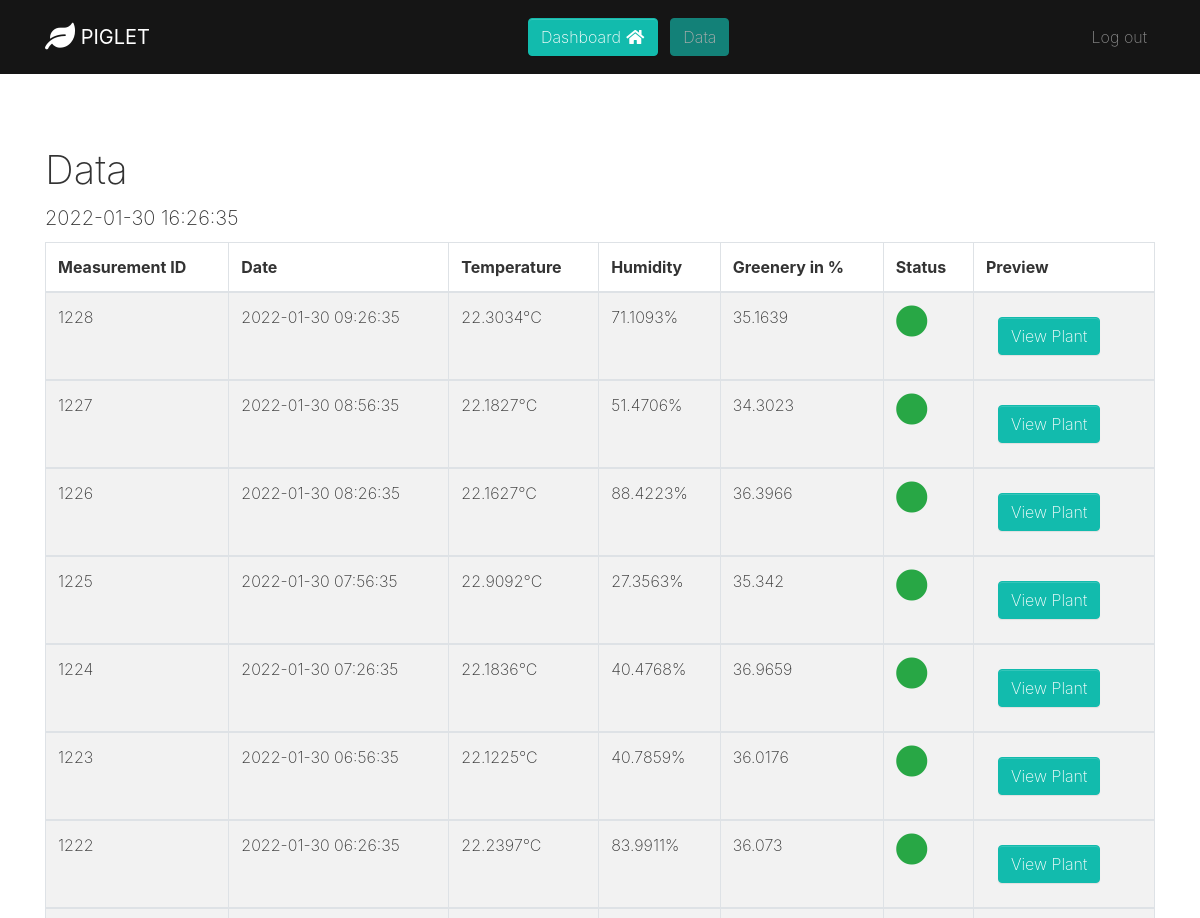
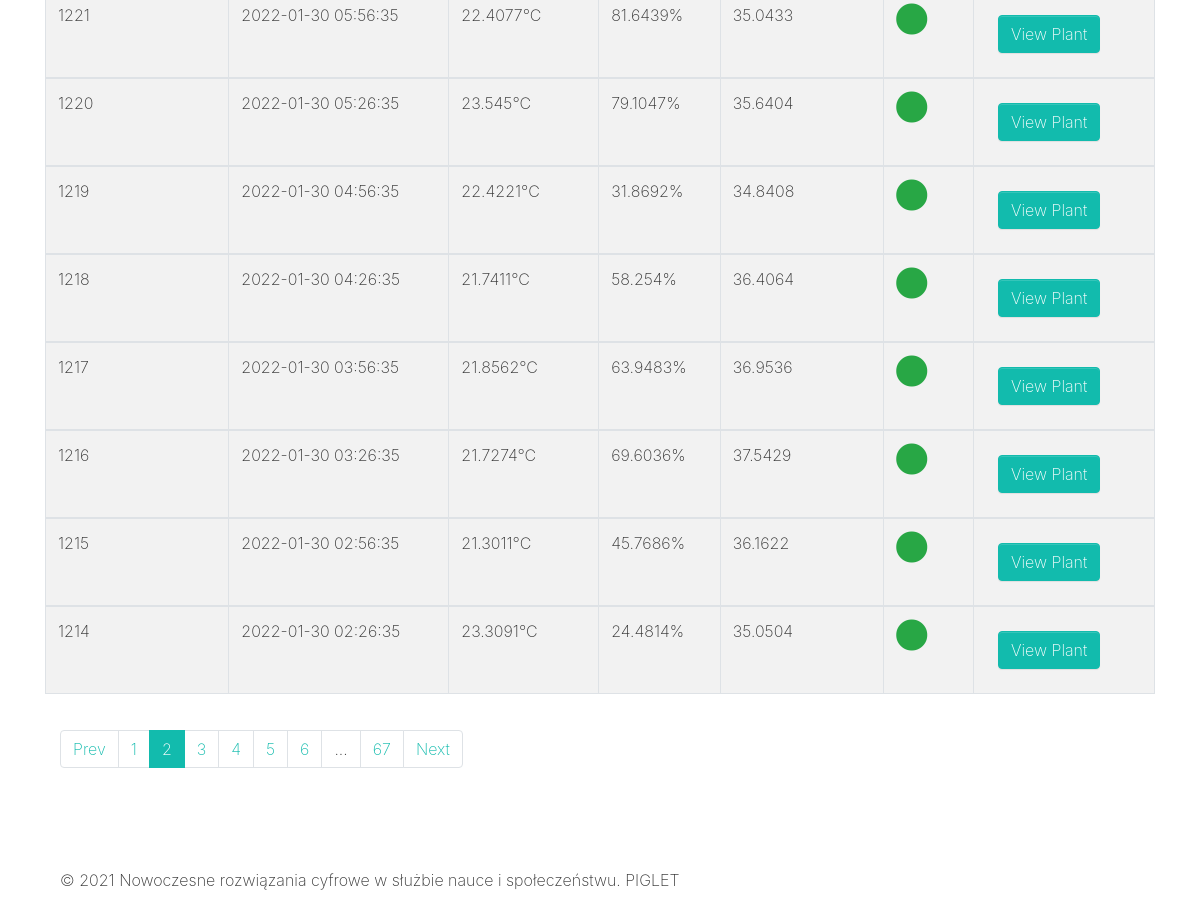
Page /data.php?page=2 (signed in) on the committed database (2 pictures, top to bottom).
### tables this page shows
CREATE TABLE `measurements` (
  `id` int NOT NULL AUTO_INCREMENT,
  `date` datetime NOT NULL,
  `temp` float DEFAULT NULL,
  `greenery_raw` float DEFAULT NULL,
  `greenery_change` float DEFAULT NULL,
  `greenery` float DEFAULT NULL,
  `humidity` float DEFAULT NULL,
  `image` text,
  `flags` smallint DEFAULT NULL,
  PRIMARY KEY (`id`)
);

### data.php (the view, shortened to what this page needs)
<!DOCTYPE html>
<html>
<head>
  <link rel="stylesheet" href="https://cdnjs.cloudflare.com/ajax/libs/font-awesome/5.15.4/css/all.min.css" type="text/css">
  <link rel="stylesheet" href="theme.css" type="text/css">
</head>
<?php
		include "db_connection.php";
    $records = mysqli_query($con,"select date from measurements order by id desc limit 1");
    $data = mysqli_fetch_array($records);
?>
<body>
  <nav class="navbar navbar-expand-md navbar-dark bg-dark" style="">
    <div class="container">
      <div class="collapse navbar-collapse" id="navbar12"> <a class="navbar-brand d-none d-md-block" href="dashboard">
          <i class="fa d-inline fa-lg fa-leaf"></i>
          <b class=""> PIGLET<br></b>
        </a>
        <ul class="navbar-nav mx-auto">
        <li class="nav-item"> <a class="btn btn-primary m-1" href="dashboard" >Dashboard <i class="fas fa-home fa-fw"></i></a> </li>
        <li class="nav-item"> <a class="btn disabled btn-primary m-1" href="data">Data</a> </li>
        </ul>
        <ul class="navbar-nav">
          <li class="nav-item"> <a class="nav-link" href="logout">Log out</a> </li>
      </div>
    </div>
  </nav>
  <div class="py-5">
    <div class="container">
    <h1>Data</h1>
	  <h5><?php echo $data['date']; ?></h5>
      <table class="table table-hover table-striped table-bordered">
        <thead class="thead-inverse">
            <tr>
                <th scope="col">Measurement ID</th>
                <th scope="col">Date</th>
                <th scope="col">Temperature</th>
                <th scope="col">Humidity</th>
                <th scope="col">Greenery in %</th>
				<th scope="col">Status</th>
                <th scope="col">Preview</th>
            </tr>
        </thead>
	<?php
		if (isset($_GET['page'])) {
            $page = $_GET['page'];
        } else {
            $page = 1;
        }
		$total_per_page = 15;
        $total_rows_sql = mysqli_query($con,"select count(id) from measurements");
		$total_rows = mysqli_fetch_array($total_rows_sql)[0];
		$minimum_id_query = mysqli_query($con,"select id from measurements");
		$minimum_id = mysqli_fetch_array($minimum_id_query)[0];
		$total_pages = $total_rows / $total_per_page;
		if (($total_rows % $total_per_page) > 0 ) {
			$total_pages = $total_pages + 1;
		}
		$records = mysqli_query($con,"select id, date, temp, humidity, greenery, greenery_change, flags from measurements where (id <= $total_rows + $minimum_id - ($total_per_page * ($page - 1))) order by id desc limit $total_per_page");
		while($data = mysqli_fetch_array($records))
		{
	?>
        <tbody>
                <tr>
                    <td><?php echo $data['id']; ?></td>
                    <td><?php echo $data['date']; ?></td>
                    <td><?php echo $data['temp'].'°C'; ?></td>
                    <td><?php echo $data['humidity'].'%'; ?></td>
                    <td><?php echo $data['greenery']; ?></td>
					<td>
						<?php if (($data['flags']) == 0) { ?>
							<i class="fas fa-circle fa-2x text-success"></i>
						<?php } else { ?>
							<i class="fas fa-circle fa-2x text-danger"></i>
						<?php } ?>
					</td>
					<td>
					<form action="viewplant" method="get">
					  <button class="btn btn-primary m-2" type="submit" name="measurement_id" value="<?php echo $data['id'] ?>">View Plant</button>
					</form></td>
                </tr>
        </tbody>
	    <?php
		}
	    ?>
      </table>
   <div class="py-2"  >
    <div class="container"  >
      <div class="row" >
        <div class="col-md-12" >
          <ul class="pagination" >
			  <?php pagination($total_pages, $page); ?>
          </ul>
        </div>
      </div>
    </div>
  </div>
  <div class="py-5">
    <div class="container">
      <div class="row">
        <div class="col-md-12">
          <p class="mb-0" >© 2021 Nowoczesne rozwiązania cyfrowe w służbie nauce i społeczeństwu. PIGLET</p>
        </div>
      </div>
    </div>
  </div>
		<?php
			function pagination(int $total_pages, int $page)
			{
				if ($total_pages > 8) {
						?>
							<?php if($page!=1) { ?><li class="page-item"> <a class="page-link" href="<?php if($page <= 1){ echo '#'; } else { echo "?page=".($page - 1); } ?>">Prev</a> </li><?php }  ?>
							<?php if($page!=1) { ?><li class="page-item"> <a class="page-link" href="<?php echo "?page=1" ; ?>"> <?php echo 1; ?> </a> </li>
							<?php } else { ?><li class="page-item active"> <a class="page-link" href="<?php echo "?page=1" ; ?>"> <?php echo 1; ?> </a> </li> <?php }  ?>
					<?php if ( $page >= 5 && $page <= $total_pages - 4 ) {
							for( $i = $page - 3; $i<= $page + 3; $i++) {
								if ( $page == $i)	{ ?>
									<li class="page-item active"> <a class="page-link" href="<?php echo "?page=".$i ; ?>"> <?php echo $i; ?> </a> </li>
								<?php } else { ?>
									<li class="page-item"> <a class="page-link" href="<?php echo "?page=".$i ; ?>"> <?php echo $i; ?> </a> </li>
								<?php	}
						 } } elseif ($page < 5) {
							for( $i = 2; $i<= $page + 4; $i++) {
								if ( $page == $i)	{ ?>
									<li class="page-item active"> <a class="page-link" href="<?php echo "?page=".$i ; ?>"> <?php echo $i; ?> </a> </li>
								<?php } else { ?>
									<li class="page-item"> <a class="page-link" href="<?php echo "?page=".$i ; ?>"> <?php echo $i; ?> </a> </li>
								<?php	}
						} } elseif ($page > $total_pages - 4) {
							for( $i = $page-4; $i<= $total_pages - 1; $i++) {
								if ( $page == $i)	{ ?>
									<li class="page-item active"> <a class="page-link" href="<?php echo "?page=".$i ; ?>"> <?php echo $i; ?> </a> </li>
								<?php } else { ?>
									<li class="page-item"> <a class="page-link" href="<?php echo "?page=".$i ; ?>"> <?php echo $i; ?> </a> </li>
								<?php	}
						} }?>
							<?php if ($page < $total_pages-4) { ?> <li class="page-item"> <a class="page-link" > ... </a> </li> <?php } ?>
							<?php if($page!=$total_pages) { ?><li class="page-item"> <a class="page-link" href="<?php echo "?page=".$total_pages ; ?>"> <?php echo $total_pages; ?> </a> </li>
							<?php } else { ?><li class="page-item active"> <a class="page-link" href="<?php echo "?page=".$total_pages ; ?>"> <?php echo $total_pages; ?> </a> </li> <?php }  ?>
							<?php if($page!=$total_pages) { ?><li class="page-item"> <a class="page-link" href="<?php if($page >= $total_pages){ echo '#'; } else { echo "?page=".($page + 1); } ?>">Next</a> </li><?php }  ?>
					<?php }
			}?>
</body>
</html>

### rows in the picture
measurements: date "2022-01-30 16:26:35"
measurements: id "1228", date "2022-01-30 09:26:35", temp "22.3034", humidity "71.1093", greenery "35.1639", flags 0 (drawn)
measurements: id "1227", date "2022-01-30 08:56:35", temp "22.1827", humidity "51.4706", greenery "34.3023", flags 0 (drawn)
measurements: id "1226", date "2022-01-30 08:26:35", temp "22.1627", humidity "88.4223", greenery "36.3966", flags 0 (drawn)
measurements: id "1225", date "2022-01-30 07:56:35", temp "22.9092", humidity "27.3563", greenery "35.342", flags 0 (drawn)
measurements: id "1224", date "2022-01-30 07:26:35", temp "22.1836", humidity "40.4768", greenery "36.9659", flags 0 (drawn)
measurements: id "1223", date "2022-01-30 06:56:35", temp "22.1225", humidity "40.7859", greenery "36.0176", flags 0 (drawn)
measurements: id "1222", date "2022-01-30 06:26:35", temp "22.2397", humidity "83.9911", greenery "36.073", flags 0 (drawn)
measurements: id "1221", date "2022-01-30 05:56:35", temp "22.4077", humidity "81.6439", greenery "35.0433", flags 0 (drawn)
measurements: id "1220", date "2022-01-30 05:26:35", temp "23.545", humidity "79.1047", greenery "35.6404", flags 0 (drawn)
measurements: id "1219", date "2022-01-30 04:56:35", temp "22.4221", humidity "31.8692", greenery "34.8408", flags 0 (drawn)
measurements: id "1218", date "2022-01-30 04:26:35", temp "21.7411", humidity "58.254", greenery "36.4064", flags 0 (drawn)
measurements: id "1217", date "2022-01-30 03:56:35", temp "21.8562", humidity "63.9483", greenery "36.9536", flags 0 (drawn)
measurements: id "1216", date "2022-01-30 03:26:35", temp "21.7274", humidity "69.6036", greenery "37.5429", flags 0 (drawn)
measurements: id "1215", date "2022-01-30 02:56:35", temp "21.3011", humidity "45.7686", greenery "36.1622", flags 0 (drawn)
measurements: id "1214", date "2022-01-30 02:26:35", temp "23.3091", humidity "24.4814", greenery "35.0504", flags 0 (drawn)

### other values in the picture
$total_pages "67"
